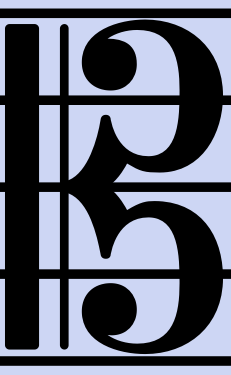
#> input picture resources/clefs/alto-1.png, 231 x 375 px
$ python main.py ../../resources/clefs/alto-1.png   (older library calls are emulated)
#> lines starting #> are read from the running program, lines starting #| are printed output that depends on the picture; after the words box and inside, x2 and y2 are one past the last pixel; in counts of white or black regions, pixels touching at a corner belong together
#!/usr/bin/env python2
# -*- coding: utf-8 -*-

"""
6.819 Advances in Computer Vision
Bill Freeman, Antonio Torralba

Final Project - Optical Music Recognition Program
cadenCV
"""
__author__ = "Afika Nyati"
__email__ = "anyati@mit.edu"
__status__ = "Prototype"

# cv2.imshow("Input", no_staff_img)
# cv2.waitKey(0)

# -------------------------------------------------------------------------------
# Import Statements
# -------------------------------------------------------------------------------

import sys
import cv2
import numpy as np
from matplotlib import pyplot as plt
from collections import Counter
from copy import deepcopy
from PIL import Image
from midiutil.MidiFile import MIDIFile

from best_match import match
from box import BoundingBox
from staff import Staff
from primitive import Primitive
from bar import Bar

# -------------------------------------------------------------------------------
# Template Paths
# -------------------------------------------------------------------------------


clef_paths = {
    "treble": [
        "resources/template/clef/treble_1.jpg",
        "resources/template/clef/treble_2.jpg",
    ],
    "bass": ["resources/template/clef/bass_1.jpg"],
}

accidental_paths = {
    "sharp": [
        "resources/template/sharp-line.png",
        "resources/template/sharp-space.png",
    ],
    "flat": ["resources/template/flat-line.png", "resources/template/flat-space.png"],
}

note_paths = {
    "quarter": [
        "resources/template/note/quarter.png",
        "resources/template/note/solid-note.png",
    ],
    "half": [
        "resources/template/note/half-space.png",
        "resources/template/note/half-note-line.png",
        "resources/template/note/half-line.png",
        "resources/template/note/half-note-space.png",
    ],
    "whole": [
        "resources/template/note/whole-space.png",
        "resources/template/note/whole-note-line.png",
        "resources/template/note/whole-line.png",
        "resources/template/note/whole-note-space.png",
    ],
}
rest_paths = {
    "eighth": ["resources/template/rest/eighth_rest.jpg"],
    "quarter": ["resources/template/rest/quarter_rest.jpg"],
    "half": [
        "resources/template/rest/half_rest_1.jpg",
        "resources/template/rest/half_rest_2.jpg",
    ],
    "whole": ["resources/template/rest/whole_rest.jpg"],
}

flag_paths = [
    "resources/template/flag/eighth_flag_1.jpg",
    "resources/template/flag/eighth_flag_2.jpg",
    "resources/template/flag/eighth_flag_3.jpg",
    "resources/template/flag/eighth_flag_4.jpg",
    "resources/template/flag/eighth_flag_5.jpg",
    "resources/template/flag/eighth_flag_6.jpg",
]

barline_paths = [
    "resources/template/barline/barline_1.jpg",
    "resources/template/barline/barline_2.jpg",
    "resources/template/barline/barline_3.jpg",
    "resources/template/barline/barline_4.jpg",
]

# -------------------------------------------------------------------------------
# Template Images
# -------------------------------------------------------------------------------

# Clefs
clef_imgs = {
    "treble": [cv2.imread(clef_file, 0) for clef_file in clef_paths["treble"]],
    "bass": [cv2.imread(clef_file, 0) for clef_file in clef_paths["bass"]],
}

# Time Signatures
time_imgs = {
    "common": [cv2.imread(time, 0) for time in ["resources/template/time/common.jpg"]],
    "44": [cv2.imread(time, 0) for time in ["resources/template/time/44.jpg"]],
    "34": [cv2.imread(time, 0) for time in ["resources/template/time/34.jpg"]],
    "24": [cv2.imread(time, 0) for time in ["resources/template/time/24.jpg"]],
    "68": [cv2.imread(time, 0) for time in ["resources/template/time/68.jpg"]],
}

# Accidentals
sharp_imgs = [cv2.imread(sharp_files, 0) for sharp_files in accidental_paths["sharp"]]
#> sharp_imgs = 2 items
flat_imgs = [cv2.imread(flat_file, 0) for flat_file in accidental_paths["flat"]]
#> flat_imgs = 2 items

# Notes
quarter_note_imgs = [cv2.imread(quarter, 0) for quarter in note_paths["quarter"]]
#> quarter_note_imgs = 2 items
half_note_imgs = [cv2.imread(half, 0) for half in note_paths["half"]]
#> half_note_imgs = 4 items
whole_note_imgs = [cv2.imread(whole, 0) for whole in note_paths["whole"]]
#> whole_note_imgs = 4 items

# Rests
eighth_rest_imgs = [cv2.imread(eighth, 0) for eighth in rest_paths["eighth"]]
#> eighth_rest_imgs = 1 item
quarter_rest_imgs = [cv2.imread(quarter, 0) for quarter in rest_paths["quarter"]]
#> quarter_rest_imgs = 1 item
half_rest_imgs = [cv2.imread(half, 0) for half in rest_paths["half"]]
#> half_rest_imgs = 2 items
whole_rest_imgs = [cv2.imread(whole, 0) for whole in rest_paths["whole"]]
#> whole_rest_imgs = 1 item

# Eighth Flag
eighth_flag_imgs = [cv2.imread(flag, 0) for flag in flag_paths]
#> eighth_flag_imgs = 6 items

# Bar line
bar_imgs = [cv2.imread(barline, 0) for barline in barline_paths]
#> bar_imgs = 4 items


# -------------------------------------------------------------------------------
# Template Thresholds
# -------------------------------------------------------------------------------

# Clefs
clef_lower, clef_upper, clef_thresh = 50, 150, 0.88

# Time
time_lower, time_upper, time_thresh = 50, 150, 0.85

# Accidentals
sharp_lower, sharp_upper, sharp_thresh = 50, 150, 0.70
flat_lower, flat_upper, flat_thresh = 50, 150, 0.77

# Notes
quarter_note_lower, quarter_note_upper, quarter_note_thresh = 50, 150, 0.70
half_note_lower, half_note_upper, half_note_thresh = 50, 150, 0.70
whole_note_lower, whole_note_upper, whole_note_thresh = 50, 150, 0.7011

# Rests
eighth_rest_lower, eighth_rest_upper, eighth_rest_thresh = (
    50,
    150,
    0.75,
)  # Before was 0.7
quarter_rest_lower, quarter_rest_upper, quarter_rest_thresh = 50, 150, 0.70
half_rest_lower, half_rest_upper, half_rest_thresh = 50, 150, 0.80
whole_rest_lower, whole_rest_upper, whole_rest_thresh = 50, 150, 0.80

# Eighth Flag
eighth_flag_lower, eighth_flag_upper, eighth_flag_thresh = 50, 150, 0.8

# Bar line
bar_lower, bar_upper, bar_thresh = 50, 150, 0.85

# -------------------------------------------------------------------------------
# Mapping Functions
# -------------------------------------------------------------------------------

pitch_to_MIDI = {
    "C8": 108,
    "B7": 107,
    "Bb7": 106,
    "A#7": 106,
    "A7": 105,
    "Ab7": 104,
    "G#7": 104,
    "G7": 103,
    "Gb7": 102,
    "F#7": 102,
    "F7": 101,
    "E7": 100,
    "Eb7": 99,
    "D#7": 99,
    "D7": 98,
    "Db7": 97,
    "C#7": 97,
    "C7": 96,
    "B6": 95,
    "Bb6": 94,
    "A#6": 94,
    "A6": 93,
    "Ab6": 92,
    "G#6": 92,
    "G6": 91,
    "Gb6": 90,
    "F#6": 90,
    "F6": 89,
    "E6": 88,
    "Eb6": 87,
    "D#6": 87,
    "D6": 86,
    "Db6": 85,
    "C#6": 85,
    "C6": 84,
    "B5": 83,
    "Bb5": 82,
    "A#5": 82,
    "A5": 81,
    "Ab5": 80,
    "G#5": 80,
    "G5": 79,
    "Gb5": 78,
    "F#5": 78,
    "F5": 77,
    "E5": 76,
    "Eb5": 75,
    "D#5": 75,
    "D5": 74,
    "Db5": 73,
    "C#5": 73,
    "C5": 72,
    "B4": 71,
    "Bb4": 70,
    "A#4": 70,
    "A4": 69,
    "Ab4": 68,
    "G#4": 68,
    "G4": 67,
    "Gb4": 66,
    "F#4": 66,
    "F4": 65,
    "E4": 64,
    "Eb4": 63,
    "D#4": 63,
    "D4": 62,
    "Db4": 61,
    "C#4": 61,
    "C4": 60,
    "B3": 59,
    "Bb3": 58,
    "A#3": 58,
    "A3": 57,
    "Ab3": 56,
    "G#3": 56,
    "G3": 55,
    "Gb3": 54,
    "F#3": 54,
    "F3": 53,
    "E3": 52,
    "Eb3": 51,
    "D#3": 51,
    "D3": 50,
    "Db3": 49,
    "C#3": 49,
    "C3": 48,
    "B2": 47,
    "Bb2": 46,
    "A#2": 46,
    "A2": 45,
    "Ab2": 44,
    "G#2": 44,
    "G2": 43,
    "Gb2": 42,
    "F#2": 42,
    "F2": 41,
    "E2": 40,
    "Eb2": 39,
    "D#2": 39,
    "D2": 38,
    "Db2": 37,
    "C#2": 37,
    "C2": 36,
    "B1": 35,
    "Bb1": 34,
    "A#1": 34,
    "A1": 33,
    "Ab1": 32,
    "G#1": 32,
    "G1": 31,
    "Gb1": 30,
    "F#1": 30,
    "F1": 29,
    "E1": 28,
    "Eb1": 27,
    "D#1": 27,
    "D1": 26,
    "Db1": 25,
    "C#1": 25,
    "C1": 24,
    "B0": 23,
    "Bb0": 22,
    "A#0": 22,
    "A0": 21,
}

MIDI_to_pitch = {
    108: "C8",
    107: "B7",
    106: "A#7",
    105: "A7",
    104: "G#7",
    103: "G7",
    102: "F#7",
    101: "F7",
    100: "E7",
    99: "D#7",
    98: "D7",
    97: "C#7",
    96: "C7",
    95: "B6",
    94: "A#6",
    93: "A6",
    92: "G#6",
    91: "G6",
    90: "F#6",
    89: "F6",
    88: "E6",
    87: "D#6",
    86: "D6",
    85: "C#6",
    84: "C6",
    83: "B5",
    82: "A#5",
    81: "A5",
    80: "G#5",
    79: "G5",
    78: "F#5",
    77: "F5",
    76: "E5",
    75: "D#5",
    74: "D5",
    73: "C#5",
    72: "C5",
    71: "B4",
    70: "A#4",
    69: "A4",
    68: "G#4",
    67: "G4",
    66: "F#4",
    65: "F4",
    64: "E4",
    63: "D#4",
    62: "D4",
    61: "C#4",
    60: "C4",
    59: "B3",
    58: "A#3",
    57: "A3",
    56: "G#3",
    55: "G3",
    54: "F#3",
    53: "F3",
    52: "E3",
    51: "D#3",
    50: "D3",
    49: "C#3",
    48: "C3",
    47: "B2",
    46: "A#2",
    45: "A2",
    44: "G#2",
    43: "G2",
    42: "F#2",
    41: "F2",
    40: "E2",
    39: "D#2",
    38: "D2",
    37: "C#2",
    36: "C2",
    35: "B1",
    34: "A#1",
    33: "A1",
    32: "G#1",
    31: "G1",
    30: "F#1",
    29: "F1",
    28: "E1",
    27: "D#1",
    26: "D1",
    25: "C#1",
    24: "C1",
    23: "B0",
    22: "A#0",
    21: "A0",
}

key_signature_changes = {
    "sharp": ["", "F", "FC", "FCG", "FCGD", "FCGDA", "FCGDAE", "FCGDAEB"],
    "flat": ["", "B", "BE", "BEA", "BEAD", "BEADG", "BEADGC", "BEADGCF"],
}

# -------------------------------------------------------------------------------
# General Functions
# -------------------------------------------------------------------------------


# [31 lines left out: function deskew, not called in this run]


def get_ref_lengths(img):
    num_rows = img.shape[0]  # Image Height (number of rows)
    num_cols = img.shape[1]  # Image Width (number of columns)
    rle_image_white_runs = []  # Cumulative white run list
    rle_image_black_runs = []  # Cumulative black run list
    sum_all_consec_runs = []  # Cumulative consecutive black white runs

    for i in range(num_cols):
        col = img[:, i]
        rle_col = []
        rle_white_runs = []
        rle_black_runs = []
        run_val = 0  # (The number of consecutive pixels of same value)
        run_type = col[0]  # Should be 255 (white) initially
        for j in range(num_rows):
            if col[j] == run_type:
                # increment run length
                run_val += 1
            else:
                # add previous run length to rle encoding
                rle_col.append(run_val)
                if run_type == 0:
                    rle_black_runs.append(run_val)
                else:
                    rle_white_runs.append(run_val)

                # alternate run type
                run_type = col[j]
                # increment run_val for new value
                run_val = 1

        # add final run length to encoding
        rle_col.append(run_val)
        if run_type == 0:
            rle_black_runs.append(run_val)
        else:
            rle_white_runs.append(run_val)

        # Calculate sum of consecutive vertical runs
        sum_rle_col = [sum(rle_col[i : i + 2]) for i in range(len(rle_col))]

        # Add to column accumulation list
        rle_image_white_runs.extend(rle_white_runs)
        rle_image_black_runs.extend(rle_black_runs)
        sum_all_consec_runs.extend(sum_rle_col)

    white_runs = Counter(rle_image_white_runs)
    black_runs = Counter(rle_image_black_runs)
    black_white_sum = Counter(sum_all_consec_runs)

    line_spacing = white_runs.most_common(1)[0][0]
    line_width = black_runs.most_common(1)[0][0]
    width_spacing_sum = black_white_sum.most_common(1)[0][0]

    assert (
        line_spacing + line_width == width_spacing_sum
    ), "Estimated Line Thickness + Spacing doesn't correspond with Most Common Sum "

    return line_width, line_spacing


# [133 lines left out: functions find_staffline_rows, find_staffline_columns, remove_stafflines, not called in this run]


def open_file(path):
    img = Image.open(path)
    img.show()


# [32 lines left out: functions locate_templates, merge_boxes, not called in this run]


if __name__ == "__main__":
    # -------------------------------------------------------------------------------
    # Image Preprocessing (Blurring, Noise Removal, Binarization, Deskewing)
    # -------------------------------------------------------------------------------

    # Noise Removal: https://docs.opencv.org/3.3.1/d5/d69/tutorial_py_non_local_means.html
    # Deskewing: https://www.pyimagesearch.com/2017/02/20/text-skew-correction-opencv-python/
    # Binarization + Blurring (Otsu): https://docs.opencv.org/3.3.1/d7/d4d/tutorial_py_thresholding.html

    # ============ Read Image ============
    img_file = sys.argv[1:][0]
    img = cv2.imread(img_file, 0)
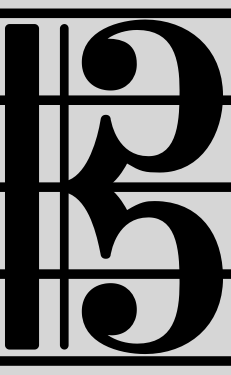
#> img: shape (375, 231); min 0, max 214, mean 102.3

    # ============ Noise Removal ============

    img = cv2.fastNlMeansDenoising(img, None, 10, 7, 21)

    # ============ Binarization ============

    # Global Thresholding
    # retval, img = cv2.threshold(img,127,255,cv2.THRESH_BINARY)

    # Otsu's Thresholding
    retval, img = cv2.threshold(img, 0, 255, cv2.THRESH_BINARY + cv2.THRESH_OTSU)
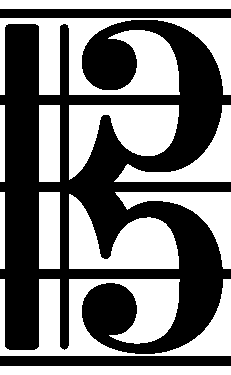
#> img: shape (375, 231); 47.5% white; 12 white regions, largest, box (x1, y1, x2, y2) and area: (0, 279, 231, 356) 9051, (0, 18, 231, 95) 9050, (69, 194, 179, 269) 4793
#> retval = 107
    cv2.imwrite("binarized.jpg", img)

    # ============ Deskewing ============

    # angle, img = deskew(img)
    # print("[INFO] Deskew Angle: {:.3f}".format(angle))
    # cv2.imshow("Input", img)
    # cv2.waitKey(0)

    # ============ Reference Lengths ============
    # Reference lengths staff line thickness (staffline_height)
    # and vertical line distance within the same staff (staffspace_height)
    # computed, providing the basic scale for relative size comparisons

    # Use run-length encoding on columns to estimate staffline height and staffspace height

    line_width, line_spacing = get_ref_lengths(img)
#> after the loop in get_ref_lengths, `for i in range(num_cols):`: rle_image_black_runs = 1451 values, max 326 at index 38, min 9 at index 0, mean 31.32; rle_image_white_runs = 1682 values, max 77 at index 1, min 1 at index 616, mean 24.48; sum_all_consec_runs = 3133 values, max 332 at index 79, min 9 at index 10, mean 54.63
#> in get_ref_lengths, `white_runs = Counter(rle_image_white_runs)`: white_runs = 76 items
#> in get_ref_lengths, `black_runs = Counter(rle_image_black_runs)`: black_runs = 116 items
#> in get_ref_lengths, `black_white_sum = Counter(sum_all_consec_runs)`: black_white_sum = 149 items
#> in get_ref_lengths, `line_spacing = white_runs.most_common(1)[0][0]`: line_spacing = 9
#> in get_ref_lengths, `line_width = black_runs.most_common(1)[0][0]`: line_width = 10
#> in get_ref_lengths, `width_spacing_sum = black_white_sum.most_common(1)[0][0]`: width_spacing_sum = 87
#> (the run stopped early here; a loop or call above may not have finished)

$ run again, on resources/clefs/base-1.png
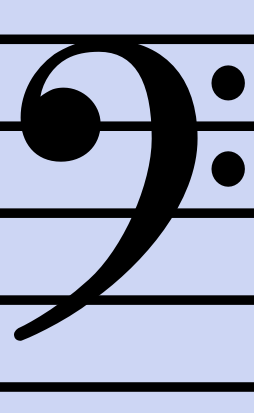
#> input picture resources/clefs/base-1.png, 254 x 413 px
#> sharp_imgs = 2 items
#> half_note_imgs = 4 items
#> eighth_rest_imgs = 1 item
#> half_rest_imgs = 2 items
#> whole_rest_imgs = 1 item
#> eighth_flag_imgs = 6 items
#> bar_imgs = 4 items
#> `img = cv2.imread(img_file, 0)`:
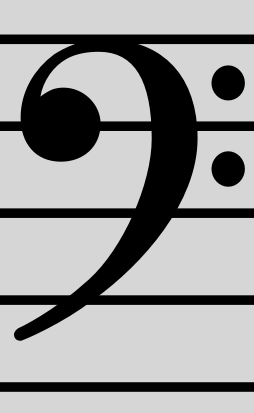
#> img: shape (413, 254); min 0, max 214, mean 154.1
#> `retval, img = cv2.threshold(img, 0, 255, cv2.THRESH_BINARY + cv2.THRES..`:
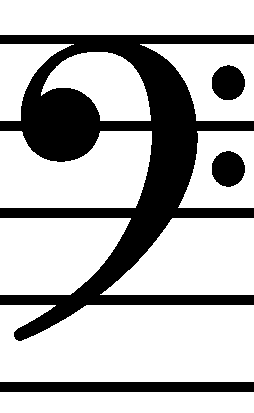
#> img: shape (413, 254); 71.8% white; 4 black regions, box (x1, y1, x2, y2) and area: (0, 35, 254, 341) 25175, (0, 382, 254, 392) 2540, (212, 151, 245, 187) 926, (212, 65, 245, 100) 911
#> retval = 108
#> after the loop in get_ref_lengths, `for i in range(num_cols):`: rle_image_black_runs = 1428 values, max 195 at index 878, min 5 at index 74, mean 20.69; rle_image_white_runs = 1682 values, max 77 at index 1, min 1 at index 390, mean 44.8; sum_all_consec_runs = 3110 values, max 245 at index 1909, min 10 at index 926, mean 64.6
#> white_runs = 77 items
#> black_runs = 113 items
#> black_white_sum = 184 items
#> in get_ref_lengths, `line_spacing = white_runs.most_common(1)[0][0]`: line_spacing = 77
#> in get_ref_lengths, `line_width = black_runs.most_common(1)[0][0]`: line_width = 10
#> width_spacing_sum = 87
#> `line_width, line_spacing = get_ref_lengths(img)`: line_width = 10; line_spacing = 77
#| [INFO] Staff line Width:  10
#| [INFO] Staff line Spacing:  77
#> after the loop in find_staffline_rows, `for i in range(num_rows):`: row_black_pixel_histogram = 413 values, max 254 at index 35, min 0 at index 0, mean 71.55
#> staff_length = 358
#> iter_range = 56
#> the loop in find_staffline_rows, `while current_row < iter_range:` made 31 passes
#> after the loop in find_staffline_rows, `while current_row < iter_range:`: all_staff_row_indices = 1 item; current_row = 388
#> all_staffline_vertical_indices = 1 item
#| [INFO] Found  1  sets of staff lines
#> the loop in find_staffline_columns, `for i in range(len(all_staffline_vertical_indices)):` made 1 pass
#> after the loop in find_staffline_columns, `for i in range(len(all_staffline_vertical_indices)):`: all_staff_extremes = []

$ run again, on resources/clefs/base-2.png
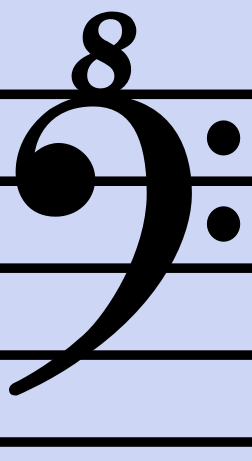
#> input picture resources/clefs/base-2.png, 252 x 461 px
#> sharp_imgs = 2 items
#> half_note_imgs = 4 items
#> eighth_rest_imgs = 1 item
#> half_rest_imgs = 2 items
#> whole_rest_imgs = 1 item
#> eighth_flag_imgs = 6 items
#> bar_imgs = 4 items
#> `img = cv2.imread(img_file, 0)`:
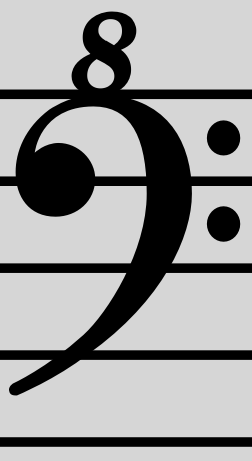
#> img: shape (461, 252); min 0, max 214, mean 155.8
#> `retval, img = cv2.threshold(img, 0, 255, cv2.THRESH_BINARY + cv2.THRES..`:
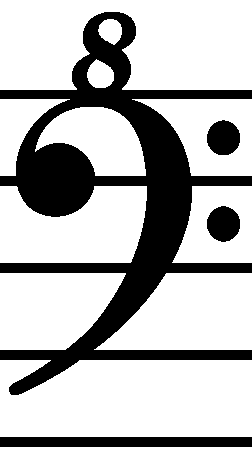
#> img: shape (461, 252); 72.6% white; 4 black regions, box (x1, y1, x2, y2) and area: (0, 12, 252, 395) 27525, (0, 437, 252, 447) 2520, (207, 206, 240, 242) 921, (207, 120, 240, 155) 912
#> retval = 108
#> after the loop in get_ref_lengths, `for i in range(num_cols):`: rle_image_black_runs = 1510 values, max 193 at index 945, min 5 at index 49, mean 21.11; rle_image_white_runs = 1762 values, max 90 at index 0, min 1 at index 361, mean 47.84; sum_all_consec_runs = 3272 values, max 244 at index 2038, min 10 at index 886, mean 65.37
#> white_runs = 78 items
#> black_runs = 117 items
#> black_white_sum = 183 items
#> in get_ref_lengths, `line_spacing = white_runs.most_common(1)[0][0]`: line_spacing = 77
#> in get_ref_lengths, `line_width = black_runs.most_common(1)[0][0]`: line_width = 10
#> width_spacing_sum = 87
#> `line_width, line_spacing = get_ref_lengths(img)`: line_width = 10; line_spacing = 77
#| [INFO] Staff line Width:  10
#| [INFO] Staff line Spacing:  77
#> after the loop in find_staffline_rows, `for i in range(num_rows):`: row_black_pixel_histogram = 461 values, max 252 at index 90, min 0 at index 0, mean 69.15
#> staff_length = 358
#> iter_range = 104
#> the loop in find_staffline_rows, `while current_row < iter_range:` made 85 passes
#> after the loop in find_staffline_rows, `while current_row < iter_range:`: all_staff_row_indices = 1 item; current_row = 442
#> all_staffline_vertical_indices = 1 item
#| [INFO] Found  1  sets of staff lines
#> the loop in find_staffline_columns, `for i in range(len(all_staffline_vertical_indices)):` made 1 pass
#> after the loop in find_staffline_columns, `for i in range(len(all_staffline_vertical_indices)):`: all_staff_extremes = []
